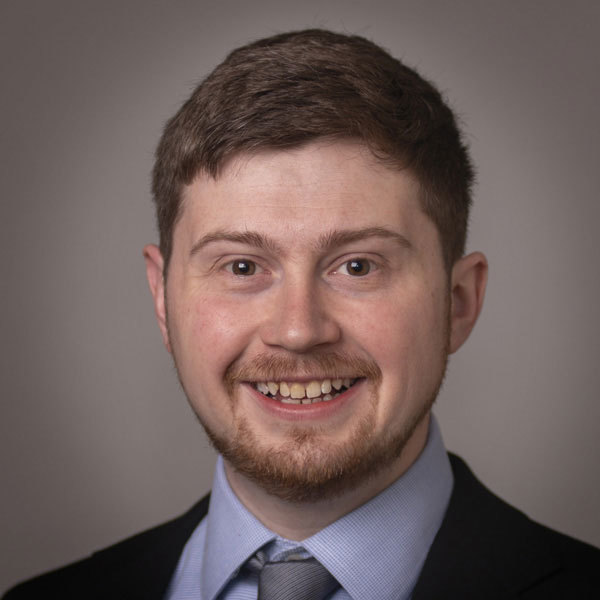
#> input picture media/dowling_alex_sq.jpg, 600 x 600 px
$ jupyter execute --allow-errors chapter6.ipynb   (shell and % lines are left out)
#> lines starting #> are read from the running program, lines starting #| are printed output that depends on the picture
# Chapter 6: Theoretical Linear Algebra

**Before Class**:
* Read Chapter 6 in Savov (2020) and take notes
* Watch the following videos and take notes:
  * [Eigenvectors and eigenvalues](https://www.3blue1brown.com/lessons/eigenvalues)
  * [A quick trick for computing eigenvalues](https://www.3blue1brown.com/lessons/quick-eigen)
  * [Abstract vector spaces](https://www.3blue1brown.com/lessons/abstract-vector-spaces)
* Compile a list of questions to bring to class

**During and After Class**:
* Take notes (on paper or a tablet computer)
* Complete this notebook, submit you answer via Gradescope

[cell 1]
import sys
if "google.colab" in sys.modules:
    # If running on colab, install ipympl
    !pip install -q ipympl

    # Enable 3rd party output/widgets
    from google.colab import output
    output.enable_custom_widget_manager()

# % means a "magic command" that is special
# for Jupyter notebooks.
# This specific command enables interactive plots

[cell 2]
# Here are our standard imports
import matplotlib.pyplot as plt
import numpy as np
import scipy.linalg as la

## Our First Eigendecomposition

Calculate the eigendecomposition of

$$
{\bf A}_0 = \begin{bmatrix} 1 & 2 & 0 \\ 0 & 3 & 0 \\ 2 & -4 & 2 \end{bmatrix}
$$

This example is from pg. 302 - 303 of Savov (2020).

We start by writing the definition of an eigenvalue:

$$
{\bf A}_0 {\bf w}_i = \lambda_i {\bf w}_i
$$

$$
\left({\bf A}_0 - \lambda_i {\bf I} \right) {\bf w}_i = {\bf 0}
$$

$$
\text{det}\left({\bf A}_0 - \lambda {\bf I} \right) = 0
$$

$$
\text{det}\left( \begin{bmatrix} 1 - \lambda & 2 & 0 \\ 0 & 3 - \lambda & 0 \\ 2 & -4 & 2 - \lambda \end{bmatrix}    \right) = 0
$$

Now let's compute the determinant:

$$ \begin{align*}
\text{det}\left( \begin{bmatrix} 1 - \lambda & 2 & 0 \\ 0 & 3 - \lambda & 0 \\ 2 & -4 & 2 - \lambda \end{bmatrix}    \right)
&= (1 - \lambda) \text{det} \left(\begin{bmatrix} 3 - \lambda & 0 \\ -4 & 2 - \lambda \end{bmatrix} \right)
+ 2 ~ \text{det} \left(\begin{bmatrix} 0 & 0 \\ 2 & 2 - \lambda \end{bmatrix}\right)
+ 0  ~ \text{det} \left(\begin{bmatrix} 0 & 3 - \lambda \\ 2 & -4 \end{bmatrix}\right) \\
&= (1-\lambda) \left( (3 - \lambda)(2 - \lambda) + 4 \cdot 0 \right)
- 2 \left(0 (2 - \lambda) - 0 \cdot 2 \right)
+ 0 \left( -0 \cdot 4 - 2 (3 - \lambda) \right) \\
& = (1-\lambda) (3 - \lambda) (2 - \lambda)
\end{align*}
$$

This gives the characteristic polynomial:

$$
\text{det}\left({\bf A}_0 - \lambda {\bf I} \right) = 0 = (1-\lambda) (3 - \lambda) (2 - \lambda)
$$

By inspection, see the roots of the characteristic equation are $\lambda = 3$, $\lambda = 2$, and $\lambda = 1$ (written from largest to smallest by convention). These are the eigenvalues. (Yes, this is textbook example, hence the math was easy.)

Next, we need to calculate the eigenvector that corresponds to each eigenvalue. To do this, we need to calculate the null space of $({\bf A}_0 - \lambda_i {\bf I})$ for each $i$.

To calculate the null space, we need to convert ${\bf A}_0 - \lambda_i {\bf I}$ into reduced row eschelon form. You can do this by hand of course, which would be excellent practice. We'll use `sympy` to speed up this example.

#> (a cell that did not finish here is left out)

Now, we need to go from RREF to the null space. Let's use the RREF to write a system of linear equations:

$$
\begin{bmatrix} 1 & 0 & \frac{1}{2} \\
0 & 1 & 0 \\
0 & 0 & 0 \\
\end{bmatrix}
~
\begin{bmatrix} x_1 \\ x_2 \\ t \end{bmatrix} = {\bf 0}
$$

Notice in the RREF matrix, there is no pivot (1 on the diagonal) for the column corresponding for $x_3$. Thus, we replaced $x_3$ with $t$ to denote it is a free variable. From this linear system, we obtain:

$$
x_1 + \frac{t}{2} = 0, \qquad x_2 = 0, \qquad 0 = 0
$$

With a little algebra, we obtain:

$$
x_1 = \frac{-t}{2}, \quad x_2 = 0, \quad x_3 = t
$$

Thus the solution to the linear system is:

$$
{\bf x} = \begin{bmatrix} -1 \\ 0 \\ 2 \end{bmatrix} t, \quad \forall t \in \mathbb{R}
$$

Thus,

$$
\text{null}({\bf A}_0 - 1 {\bf I}) = \text{span}\left( \begin{bmatrix} -1 \\ 0 \\ 2 \end{bmatrix} \right)
$$

Let's verify this with Python.

[cell 4]
def null_eigen(eigval=1):
    ''' Calculate the null space
    A0 - eigval * I
    for this specific example, i.e., A0 is hard coded
    into this function for simplicity

    Argument:
        eigval: eigenvalue

    '''

    A_ = np.array([[1 - eigval, 2, 0], [0, 3 - eigval, 0], [2, -4, 2 - eigval]])

    print("null space =\n", la.null_space(A_))

null_eigen(1)

Let's compare this to out by hand answer.

[cell 5]
w3 = np.array([-1, 0, 2])
print("eigenvector 3 (unscaled) =", w3)

w3 = w3 / la.norm(w3)

print("eigenvector 3 (scaled) =", w3)

As homework, calculate the remaining two eigenvectors on paper and then verify with Python. In other words, repeat the procedure above. You may use Python to calculate the RREFs, but you should calculate the null space with paper.

[cell 6]
# Verify the first eigenvector here (\lambda = 3)

[cell 7]
# Verify the second eigenvector here (\lambda = 2)

## More Eigendecompositions

Calculate the eigendecomposition of the following matrices by hand and then verify with Python. Please complete the entire eigendecomposition calculation on paper, including find the eigenvectors (RREF, null space). This is practice for the quiz.

$$
{\bf A}_1 = \begin{bmatrix} 2 & 0 \\ 0 & -3 \end{bmatrix}
$$

[cell 8]
def print_eigen(A):
    ''' Calculate eigendecomposition and print information

    '''

    print("A =\n",A)
    w, l = la.eig(A)
    print("eigenvalues = ",w)
    print("eigenvectors =\n", l)
    print("rank =", np.linalg.matrix_rank(A))
    print("condition number =", np.linalg.cond(A))

A = np.array([[2, 0], [0, -3]])
print_eigen(A)

$$
{\bf A}_2 = \begin{bmatrix} 1 & 0 \\ 1 & 0 \end{bmatrix}
$$

[cell 9]
A2 = np.array([[1, 0], [1, 0]])
print_eigen(A2)

$$
{\bf A}_3 = \begin{bmatrix} 2 & 1 \\ 0 & 2 \end{bmatrix}
$$

[cell 10]
A3 = np.array([[2, 1], [0, 2]])
print_eigen(A3)

## Matrix Power

Let's say we want to compute

$$
{\bf A}^n = {\bf A A} ...  {\bf A }
$$

This requires $n$ matrix multiplications, which is tedious.

Recall, we decompose a diagonalizable matrix into its eigenvectors and eigenvalues.

$$
{\bf A} = {\bf Q} {\bf \Lambda} {\bf Q}^{-1}
$$

Here ${\bf Q}$ is the matrix of right eigenvectors and ${\bf \Lambda} = \text{diag}(\lambda_1, \lambda_2, ...)$. If $\bf A$ is symmetric, then ${\bf Q}^T$ = ${\bf Q}^{-1}$.

Now let's plug this into the matrix exponential:

$$
{\bf A}^n = \left({\bf Q} {\bf \Lambda} {\bf Q}^{-1} \right)^n = \left({\bf Q} {\bf \Lambda} {\bf Q}^{-1} \right) \left({\bf Q} {\bf \Lambda} {\bf Q}^{-1} \right) ... \left({\bf Q} {\bf \Lambda} {\bf Q}^{-1} \right)
$$

Finally, we can simplify as ${\bf Q}^{-1} {\bf Q} = {\bf I}$

$$
{\bf A}^n = {\bf Q} {\bf \Lambda}^n {\bf Q}^{-1}
$$

This is easy to compute because ${\bf \Lambda}$ is a diagonal matrix, thus:

$$
{\bf \Lambda}^n = \begin{bmatrix} (\lambda_1)^n & 0 & \dots \\ 0 & (\lambda_2)^n & \dots \\ \vdots & \vdots & \ddots \end{bmatrix}
$$

Calculate

$$
\left( {\bf A}_3 \right)^3 = \left( \begin{bmatrix} 2 & 1 \\ 0 & 2 \end{bmatrix} \right)^3
$$

with pencil and paper two ways: simple matrix multiplication and with the eigendecomposition approach. (Hint, you already calculcated the eigendecomposition.) Then, verify your calculation with Python.

[cell 11]
# Add your solution here

## Tranformations as Projections onto the Eigenbasis

Recall, we can represent a linear transformation $T({\bf x})$ as the matrix vector product $\bf A x$. Let's interpret the linear transformation $\bf A$ using an eigendecomposition. This requires ${\bf A}$ to be a [diagonalizable matrix](https://en.wikipedia.org/wiki/Diagonalizable_matrix).

$$
\bf{A} = \sum_i \lambda_i {\bf w}_i {\bf w}_i^T
$$

Here, $\lambda_i$ are the eigenvalues and ${\bf w}_i$ are the corresponding eigenvectors.

$$
\bf{A x} = \sum_i \lambda_i \left( {\bf w}_i {\bf w}_i^T {\bf x} \right)
$$

Also recall that dot products are communitive, i.e., ${\bf w}_i^T {\bf x} = {\bf x}^T {\bf w}_i = {\bf x} \cdot {\bf w}_i$.

$$
\bf{A x} = \sum_i \lambda_i \left( {\bf w}_i {\bf x} \cdot {\bf w}_i  \right)
$$

Recall that ${\bf w}_i$ are unit vectors, i.e., $||{\bf w}_i|| = 1$ and rearrange:

$$
\bf{A x} = \sum_i \lambda_i \left( \frac{{\bf x} \cdot {\bf w}_i}{|| {\bf w}_i ||^2}  {\bf w}_i  \right)
$$

This means we can intrepet the matrix multiplication $\bf{A x}$ as projecting ${\bf x}$ onto each eigenvector ${\bf w}_i$ and scaling by the eigenvalue $\lambda_i$

$$
\bf{A x} = \sum_i \lambda_i \left( \Pi_{u} {\bf x} \right)
$$

Let's visualize this in 3D.

[cell 12]
from mpl_toolkits.mplot3d import Axes3D

# Plot vectors
def plot_vector(vector, color, label, p = [0,0,0], linestyle="-"):
    ''' Plot a 3D vector
        Arguments:
            vector: np array
            color: 'r', 'b', 'g', etc.
            label: string for legend
            p: point to start vector

    '''
    assert len(vector) == 3, "Must be a 3D vector"
    assert len(p) == 3, "p must have length 3"

    ax = plt.gca()
    ax.quiver(p[0], p[1], p[2], vector[0], vector[1], vector[2], color=color, arrow_length_ratio=0.1, label=label, linestyle=linestyle)

[cell 13]
# Define a linear transformation
A = np.array([[1,0,-0.5], [0, 1, 0], [-0.5, 1, 0.5]])
print("A\n=",A)

First, let's verify ${\bf A}$ is [normal](https://en.wikipedia.org/wiki/Normal_matrix), i.e., ${\bf{A}}^T{\bf A} = {\bf A}{\bf{A}}^T$.  Recall, a normal matrix is also diagonalizable.

[cell 14]
print("A.T@A=\n",A.T@A)
print("A@A.T=\n",A.T@A)

[cell 15]
x = [1, 1, 1]

print("A =\n",A)
print("x =", x)
print("Ax =", A@x)

# Calculate eigendecomposition
l, w = la.eig(A)
print("eigenvalues = ",l)
print("eigenvectors =\n", w)

# Create empty plot
fig = plt.figure()
ax = Axes3D(fig, auto_add_to_figure=False)
fig.add_axes(ax)

colors = ['blue','red','green']

plot_vector(x, 'black', r'${\bf x}$')

# Plot eigenvectors
for i in range(3):
    plot_vector(w[:,i],colors[i],r'${\bf w}_'+str(i+1)+'$')

# Plot projections
for i in range(3):
    proj = np.dot(x, w[:,i]) * w[:,i] / np.linalg.norm(w[:,i])**2
    #plot_vector(proj, 'black', r'$\lambda_'+str(i+1)+'\Pi_{w_'+str(i+1)+'}} {x}$')
    #plot_vector(proj, 'black', r'$\Pi_{w_'+str(i+1)+'}} x$', linestyle='-.')
    plot_vector(proj, 'black', r'$\mathrm{proj.}~{\bf x}~\mathrm{onto}~{\bf w}_{'+str(i)+'}$', linestyle='-.')

plot_vector(A @ x, 'purple', r'${\bf A x}$')

# Set labels and limits
ax.set_xlabel('x')
ax.set_ylabel('y')
ax.set_zlabel('z')
ax.set_xlim([-2,2])
ax.set_ylim([-2,2])
ax.set_zlim([-2,2])

plt.legend(ncol=4)
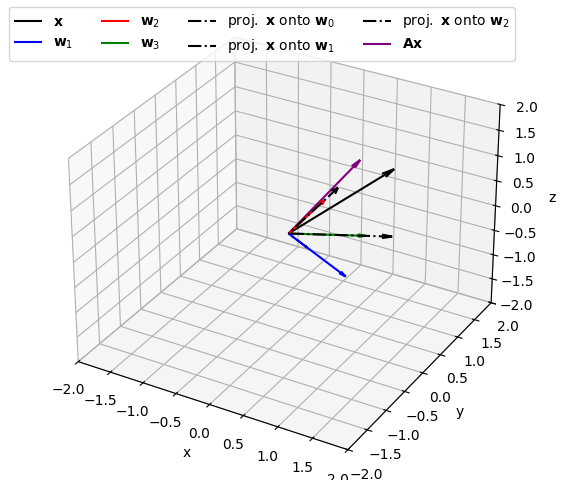
#> figure drawn by matplotlib, 1 panel

## SVD and Matrix Compression

See [](../03/chapter5.ipynb) for a quick introduction to SVD and its relationship to condition number.

How do we calculate the SVD of a matrix?

The left signular vectors are the eigenvectors of ${\bf A}{\bf A}^T$.

The right singular vectors are the eigenvectors of ${\bf A}^T{\bf A}$.

The eigenvalues $\lambda_i$ of ${\bf A}{\bf A}^T$ and ${\bf A}^T{\bf A}$ are equal. Moreover, the singular values $\sigma_i = \sqrt{\lambda_i}$.

Thus, the linear tranformation $T_{A}({\bf A}) = {\bf A x}$ can be interpreted as a three step process:
1. Convert ${\bf x}$ from the standard basis to the basis of the right singular vectors
2. Scale componenets by the singular values
3. Convert the output from the basis of the left singular vectors to the standard basis

Finally, we can write a matrix using SVD as follows:

$$
{\bf A} = {\bf U \Sigma V}^T = \sum_{i} \sigma_i {\bf u}_i {\bf v}^{T}_i
$$

Thus, we can compress ${\bf A}$ by truncated the summation. Let's see this with an example.

[cell 16]
# Disable the interactive plots


# Import opencv
import cv2

# Import a picture of Prof. Dowling in grayscale
if "google.colab" in sys.modules:
    # Download
    !wget 'https://dowlinglab.nd.edu/assets/320333/dowling_alex_sq.jpg'
    image_location = 'dowling_alex_sq.jpg'
else:
    # Use local copy already in repo (no internet required)
    image_location = '../../media/dowling_alex_sq.jpg'

img = cv2.imread(image_location, 0)
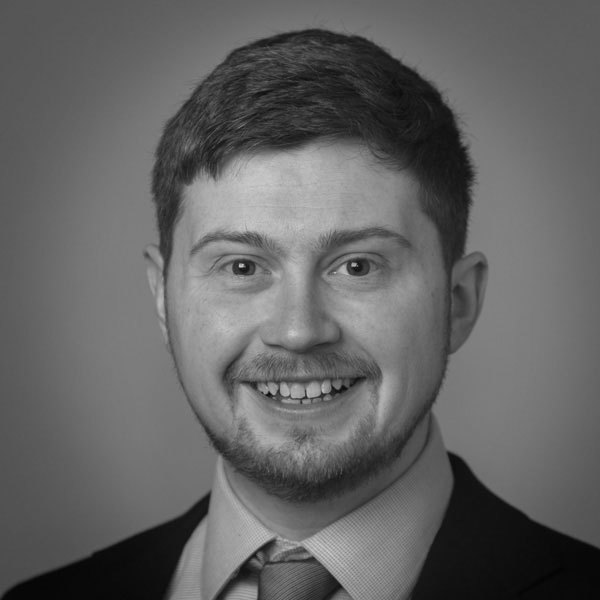
#> img: shape (600, 600); min 3, max 203, mean 99.1

[cell 17]
print(img)
#> (printed output is left out)

[cell 18]
print(img.shape)
#| (600, 600)

[cell 19]
def show_image(img,title=None):
    ''' Plot grayscale image stored as a matrix
    '''

    plt.matshow(img, cmap='gray', vmin=0, vmax=255)
    plt.title(title)

show_image(img,'Original')

[cell 20]
U, S, Vh = la.svd(img, full_matrices=True)
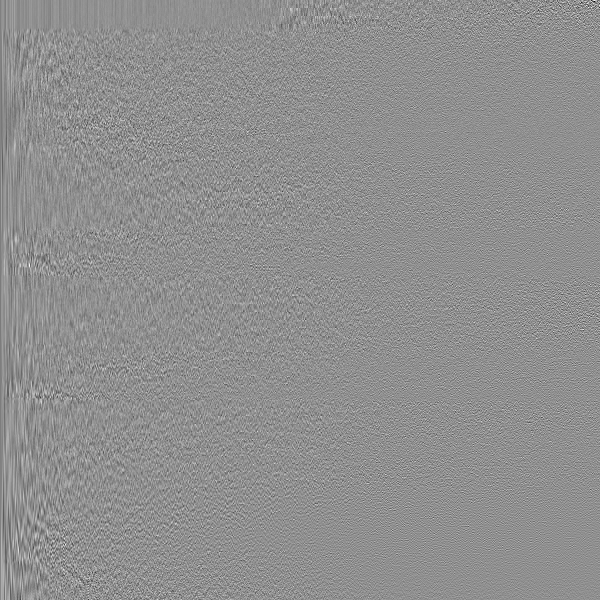
#> U: shape (600, 600) float32; min -0.361, max 0.279, mean -7.46e-05; drawn with min black and max white
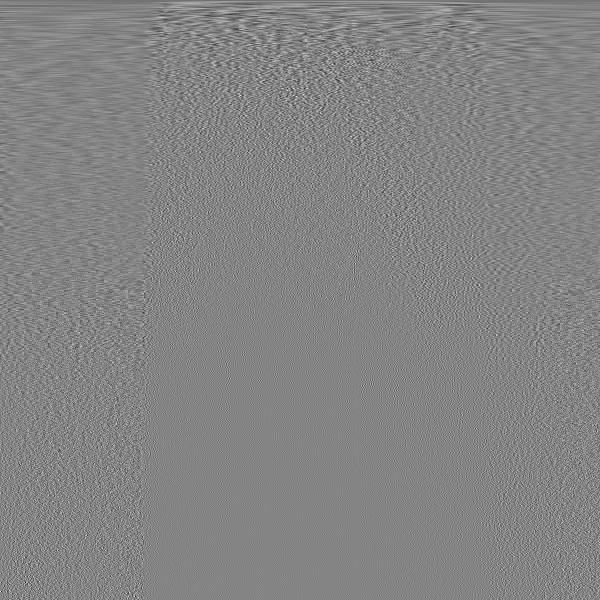
#> Vh: shape (600, 600) float32; min -0.332, max 0.308, mean -7.13e-05; drawn with min black and max white
#> S = 600 values, max 61190 at index 0, min 0.00137 at index 599, mean 271.6

plt.semilogy(np.abs(S))
plt.xlabel("Index",fontsize=18)
plt.ylabel(r"$|~\sigma_i~|$",fontsize=18)
plt.show()
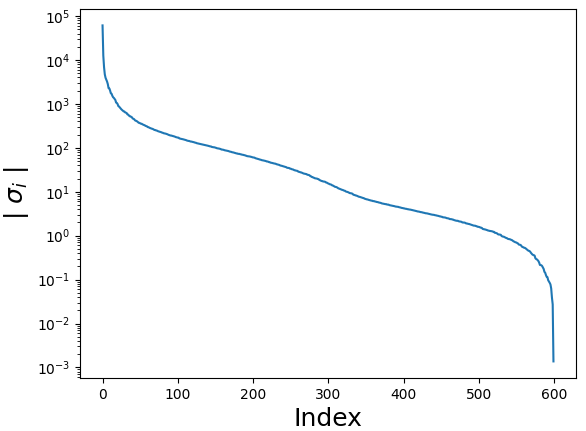
#> figure drawn by matplotlib, 1 panel; curve peaks at x = 0, y = 61190

[cell 21]
def compress_image(original_image,n=10):
    ''' Compress imagage

    Arguments:
        original_image: matrix with values represented greyscale colors
        n: number of eigenvalues to keep

    Actions:
        Show compressed image


    '''
#> called with n = 10

    # Singular value decomposition
    U, S, Vh = la.svd(original_image, full_matrices=True)


    # Compress matrix
    compressed = U[:,0:n] @ np.diag(S[0:n]) @ Vh[0:n,:]
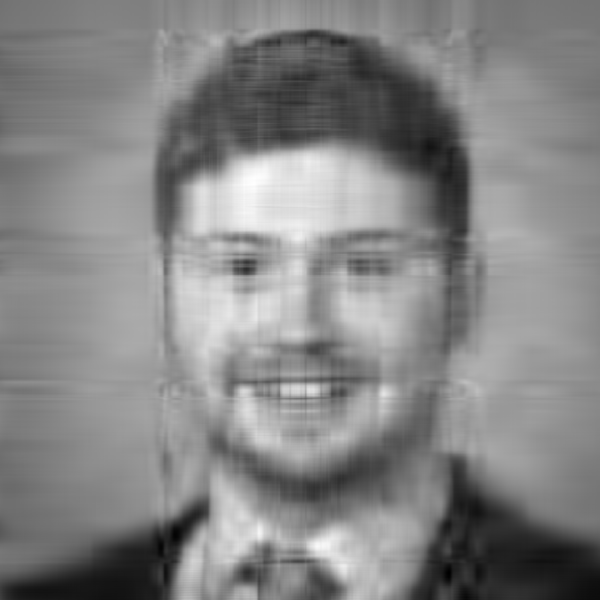
#> compressed: shape (600, 600) float32; min -14.14, max 203, mean 99.1; drawn with min black and max white

    # Plot image
    show_image(compressed ,'n='+str(n))

[cell 22]
# Using only 10 largest singular values (and corresponding vectors)
compress_image(img, 10)

[cell 23]
# Using only 20 largest singular values (and corresponding vectors)
compress_image(img, 20)
#> call 2 of compress_image, with n = 20
#> in compress_image (call 2), `compressed = U[:,0:n] @ np.diag(S[0:n]) @ Vh[0:n,:]`:
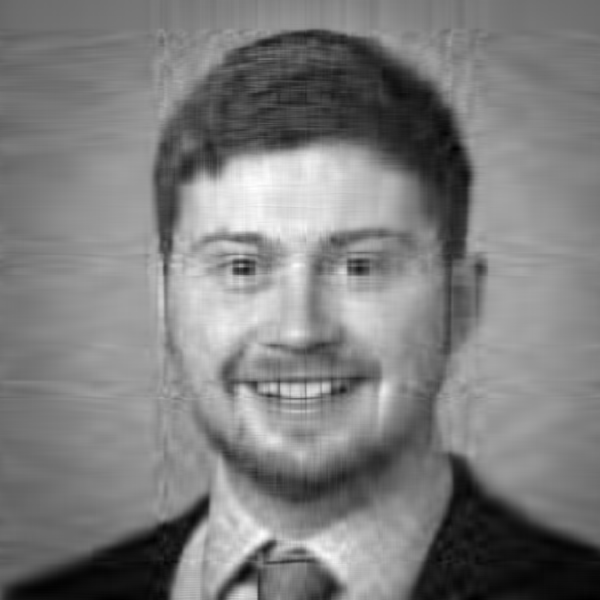
#> compressed: shape (600, 600) float32; min -0.139, max 201.4, mean 99; drawn with min black and max white

[cell 24]
# Using only 100 largest singular values (and corresponding vectors)
compress_image(img, 100)
